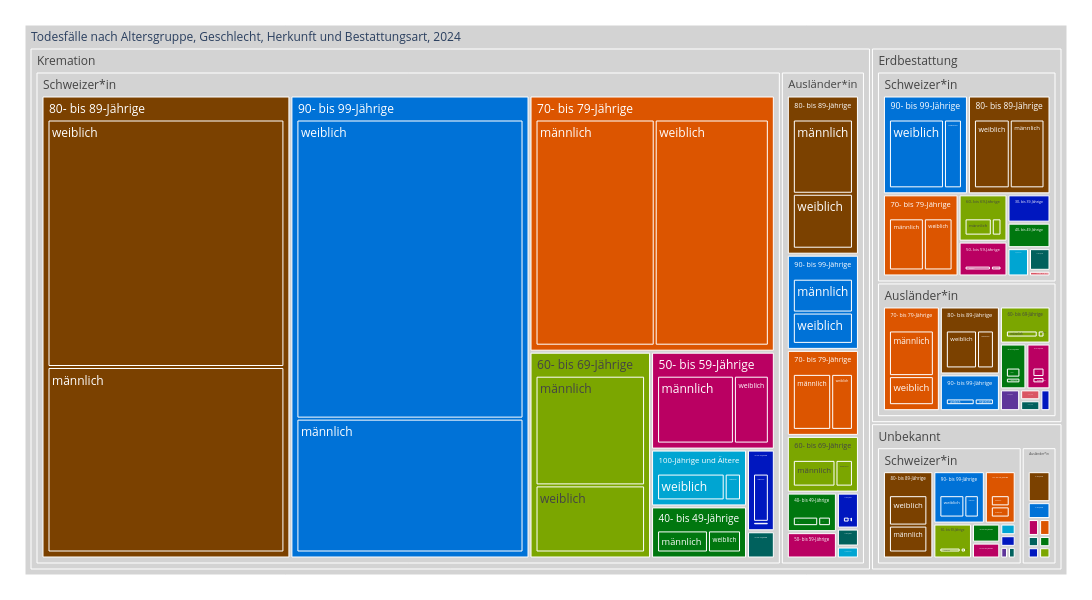

This figure's notebook cell:
### Code cell
treeMap3= mypy_dv.plot_px_treemap(
    data=data2betested.loc[data_max_date].reset_index()
    ,levels=['BestattungsLang', 'HerkunftLang', 'AlterV10Lang','SexLang' ]
    ,values="AnzSterWir"
    ,color="AlterV10Lang"
    #, color_continuous_scale='Blues'
    ,color_discrete_map=farben_dict_zc
    ,height=600
    ,width=1100               
    #,margin_val_bottom=25
    ,myHeaderTitle="Todesfälle nach Altersgruppe, Geschlecht, Herkunft und Bestattungsart, "+data_max_date
)

treeMap3

### Figure 1 — Plotly figure (JSON) as saved in the notebook; plotly's stock layout.template omitted (floating-point values rounded to 4 significant figures; data arrays with more than 128 entries replaced by an {"elided": "..."} marker saying what was removed)
{"data": [{"branchvalues": "total", "customdata": {"elided": "168x1 str values"}, "domain": {"x": [0, 1], "y": [0, 1]}, "hovertemplate": "%{label}<br><br>Anzahl:<br>%{value}<extra></extra>", "ids": {"elided": "168 str values"}, "labels": {"elided": "168 str values"}, "marker": {"colors": {"elided": "168 str values"}}, "name": "", "parents": {"elided": "168 str values"}, "root": {"color": "grey"}, "type": "treemap", "values": {"elided": "168 int values"}}], "layout": {"height": 600, "legend": {"tracegroupgap": 0}, "margin": {"b": 25, "l": 25, "r": 25, "t": 25}, "width": 1100}}
